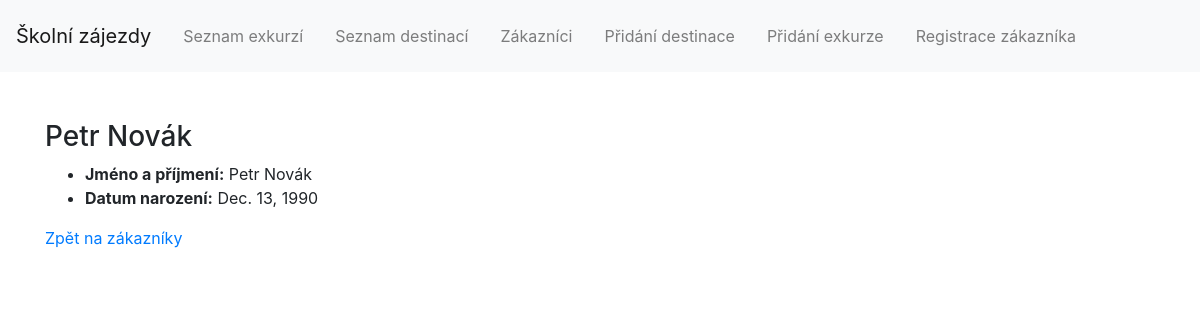
Screenshot of /customers/1/ with the database file from the repository.
### travel_agency/models.py (models this page shows, shortened)
class Customer(models.Model):
    name = models.CharField(max_length=200)
    surname = models.CharField(max_length=200)
    birthdate = models.DateField('birthdate')
    people = models.IntegerField()

### travel_agency/views.py (the view)
# urls.py: path('customers/<int:id>/', views.customer_detail, name='customer_detail'),
def customer_detail(request, id):
    template = loader.get_template('travel_agency/customer_detail.html')
    customer = get_object_or_404(Customer, pk=id)
    context = {'customer': customer}
    return HttpResponse(template.render(context, request))

### travel_agency/templates/travel_agency/customer_detail.html (shortened to what this page needs)
{% extends "travel_agency/base.html" %}
{% block content %}
<div style="text-align:left">
	<h3>{{ customer.name }} {{ customer.surname }}</h3>
	<ul>
		<li><strong>Jméno a příjmení:</strong> {{ customer.name }} {{ customer.surname }}</li>
		<li><strong>Datum narození:</strong> {{ customer.birthdate }}</li>
	</ul>
	<a href="/customers/">Zpět na zákazníky</a>
</div>
{% endblock %}

### rows the page displays
Customer: name "Petr", surname "Novák", birthdate "Dec. 13, 1990"
